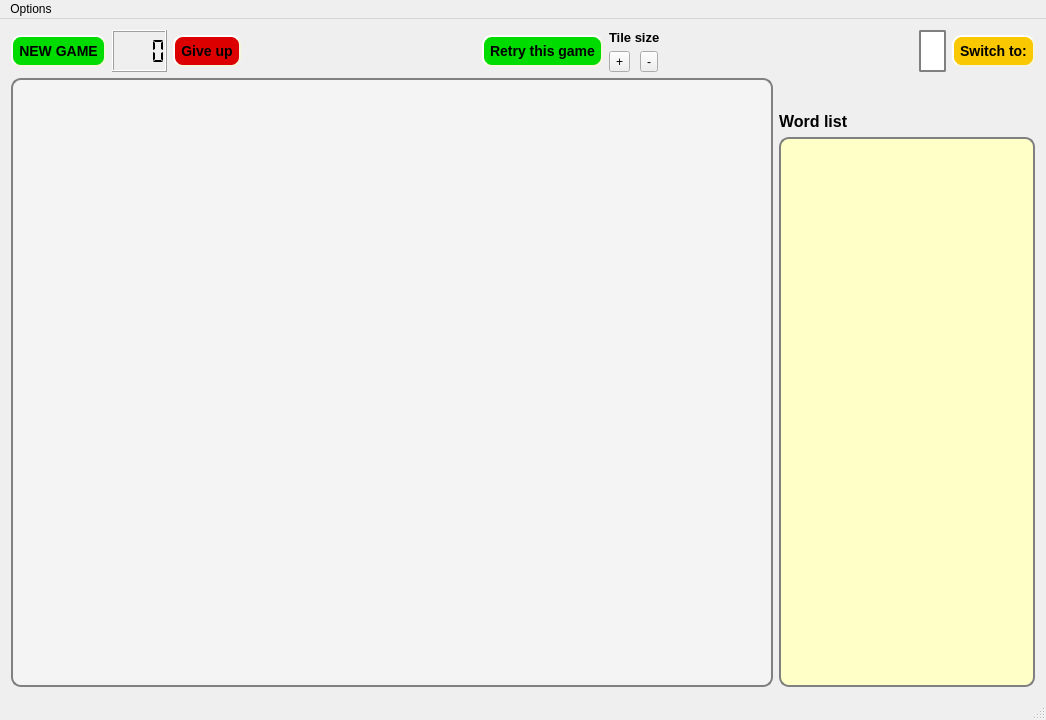
<?xml version="1.0" encoding="UTF-8"?>
<ui version="4.0">
 <class>MainWindowClass</class>
 <widget class="QMainWindow" name="MainWindowClass">
  <property name="geometry">
   <rect>
    <x>0</x>
    <y>0</y>
    <width>1046</width>
    <height>720</height>
   </rect>
  </property>
  <property name="windowTitle">
   <string>Edley's Wordgrids</string>
  </property>
  <widget class="QWidget" name="centralWidget">
   <layout class="QGridLayout" name="gridLayout_2">
    <item row="0" column="0" colspan="2">
     <layout class="QHBoxLayout" name="horizontalLayout">
      <item>
       <widget class="QPushButton" name="pushButtonNewGame">
        <property name="styleSheet">
         <string notr="true"> QPushButton {
     background-color: rgb(0, 220, 0);
     border-style: outset;
     border-width: 2px;
     border-radius: 10px;
     border-color: beige;
     font: bold 14px;
     min-width: 5em;
     padding: 6px;
 }
QPushButton:disabled{
	background-color: rgb(0, 100, 0);
	color: rgb(100, 100, 100);
}
 QPushButton:pressed {
     background-color: rgb(0, 150, 0);
     border-style: inset;
 } </string>
        </property>
        <property name="text">
         <string>NEW GAME</string>
        </property>
       </widget>
      </item>
      <item>
       <widget class="QLCDNumber" name="lcdNumber">
        <property name="numDigits">
         <number>4</number>
        </property>
        <property name="segmentStyle">
         <enum>QLCDNumber::Flat</enum>
        </property>
       </widget>
      </item>
      <item>
       <widget class="QPushButton" name="pushButtonGiveUp">
        <property name="styleSheet">
         <string notr="true"> QPushButton {
     background-color: rgb(220, 0, 0);
     border-style: outset;
     border-width: 2px;
     border-radius: 10px;
     border-color: beige;
     font: bold 14px;
     min-width: 5em;
     padding: 6px;
 }
QPushButton:disabled{
	background-color: rgb(50, 0, 0);
	color: rgb(100, 100, 100);
}
 QPushButton:pressed {
     background-color: rgb(100, 0, 0);
     border-style: inset;
 } </string>
        </property>
        <property name="text">
         <string>Give up</string>
        </property>
       </widget>
      </item>
      <item>
       <spacer name="horizontalSpacer_2">
        <property name="orientation">
         <enum>Qt::Horizontal</enum>
        </property>
        <property name="sizeHint" stdset="0">
         <size>
          <width>40</width>
          <height>20</height>
         </size>
        </property>
       </spacer>
      </item>
      <item>
       <widget class="QPushButton" name="pushButtonRetry">
        <property name="styleSheet">
         <string notr="true"> QPushButton {
     background-color: rgb(0, 220, 0);
     border-style: outset;
     border-width: 2px;
     border-radius: 10px;
     border-color: beige;
     font: bold 14px;
     min-width: 5em;
     padding: 6px;
 }
QPushButton:disabled{
	background-color: rgb(0, 100, 0);
	color: rgb(100, 100, 100);
}
 QPushButton:pressed {
     background-color: rgb(0, 150, 0);
     border-style: inset;
 } </string>
        </property>
        <property name="text">
         <string>Retry this game</string>
        </property>
       </widget>
      </item>
      <item>
       <layout class="QGridLayout" name="gridLayout">
        <item row="0" column="0" colspan="2">
         <widget class="QLabel" name="label_2">
          <property name="text">
           <string>&lt;!DOCTYPE HTML PUBLIC &quot;-//W3C//DTD HTML 4.0//EN&quot; &quot;http://www.w3.org/TR/REC-html40/strict.dtd&quot;&gt;
&lt;html&gt;&lt;head&gt;&lt;meta name=&quot;qrichtext&quot; content=&quot;1&quot; /&gt;&lt;style type=&quot;text/css&quot;&gt;
p, li { white-space: pre-wrap; }
&lt;/style&gt;&lt;/head&gt;&lt;body style=&quot; font-family:'MS Shell Dlg 2'; font-size:8.25pt; font-weight:400; font-style:normal;&quot;&gt;
&lt;p style=&quot; margin-top:0px; margin-bottom:0px; margin-left:0px; margin-right:0px; -qt-block-indent:0; text-indent:0px;&quot;&gt;&lt;span style=&quot; font-size:10pt; font-weight:600;&quot;&gt;Tile size&lt;/span&gt;&lt;/p&gt;&lt;/body&gt;&lt;/html&gt;</string>
          </property>
         </widget>
        </item>
        <item row="1" column="0">
         <widget class="QToolButton" name="toolButtonPlusSize">
          <property name="text">
           <string>+</string>
          </property>
         </widget>
        </item>
        <item row="1" column="1">
         <widget class="QToolButton" name="toolButtonMinusSize">
          <property name="text">
           <string>-</string>
          </property>
         </widget>
        </item>
       </layout>
      </item>
      <item>
       <spacer name="horizontalSpacer">
        <property name="orientation">
         <enum>Qt::Horizontal</enum>
        </property>
        <property name="sizeHint" stdset="0">
         <size>
          <width>253</width>
          <height>38</height>
         </size>
        </property>
       </spacer>
      </item>
      <item>
       <widget class="QLabel" name="labelCurrentGame">
        <property name="styleSheet">
         <string notr="true"> QLabel {
     border: 2px solid gray;
     border-radius: 2px;
     padding: 0 8px;
     background: white;
     selection-background-color: darkgray;
	font: bold 12px;
 }</string>
        </property>
        <property name="text">
         <string/>
        </property>
       </widget>
      </item>
      <item>
       <widget class="QPushButton" name="pushButtonSwitchGame">
        <property name="styleSheet">
         <string notr="true"> QPushButton {
     background-color: rgb(250,200, 0);
     border-style: outset;
     border-width: 2px;
     border-radius: 10px;
     border-color: beige;
     font: bold 14px;
     min-width: 5em;
     padding: 6px;
 }
QPushButton:disabled{
	background-color: rgb(50, 0, 0);
	color: rgb(100, 100, 100);
}
 QPushButton:pressed {
     background-color: rgb(100, 0, 0);
     border-style: inset;
 } </string>
        </property>
        <property name="text">
         <string>Switch to:</string>
        </property>
       </widget>
      </item>
     </layout>
    </item>
    <item row="1" column="0" rowspan="3">
     <widget class="WordgridsGraphicsView" name="graphicsView">
      <property name="sizePolicy">
       <sizepolicy hsizetype="Expanding" vsizetype="Expanding">
        <horstretch>1</horstretch>
        <verstretch>0</verstretch>
       </sizepolicy>
      </property>
      <property name="focusPolicy">
       <enum>Qt::ClickFocus</enum>
      </property>
      <property name="styleSheet">
       <string notr="true">QGraphicsView {
     border: 2px solid gray;
     border-radius: 10px;
	background-color: rgb(244, 244, 244);
}</string>
      </property>
     </widget>
    </item>
    <item row="1" column="1">
     <spacer name="verticalSpacer">
      <property name="orientation">
       <enum>Qt::Vertical</enum>
      </property>
      <property name="sizeHint" stdset="0">
       <size>
        <width>253</width>
        <height>28</height>
       </size>
      </property>
     </spacer>
    </item>
    <item row="2" column="1">
     <widget class="QLabel" name="label">
      <property name="text">
       <string>&lt;!DOCTYPE HTML PUBLIC &quot;-//W3C//DTD HTML 4.0//EN&quot; &quot;http://www.w3.org/TR/REC-html40/strict.dtd&quot;&gt;
&lt;html&gt;&lt;head&gt;&lt;meta name=&quot;qrichtext&quot; content=&quot;1&quot; /&gt;&lt;style type=&quot;text/css&quot;&gt;
p, li { white-space: pre-wrap; }
&lt;/style&gt;&lt;/head&gt;&lt;body style=&quot; font-family:'MS Shell Dlg 2'; font-size:8.25pt; font-weight:400; font-style:normal;&quot;&gt;
&lt;p style=&quot; margin-top:0px; margin-bottom:0px; margin-left:0px; margin-right:0px; -qt-block-indent:0; text-indent:0px;&quot;&gt;&lt;span style=&quot; font-size:12pt; font-weight:600;&quot;&gt;Word list&lt;/span&gt;&lt;/p&gt;&lt;/body&gt;&lt;/html&gt;</string>
      </property>
     </widget>
    </item>
    <item row="3" column="1">
     <widget class="QListWidget" name="listWidgetWordList">
      <property name="sizePolicy">
       <sizepolicy hsizetype="Expanding" vsizetype="Expanding">
        <horstretch>0</horstretch>
        <verstretch>1</verstretch>
       </sizepolicy>
      </property>
      <property name="minimumSize">
       <size>
        <width>0</width>
        <height>150</height>
       </size>
      </property>
      <property name="styleSheet">
       <string notr="true">QListWidget {
     border: 2px solid gray;
     border-radius: 10px;
	background-color: rgb(255, 255, 200);
	font: bold 16px;
}
</string>
      </property>
     </widget>
    </item>
   </layout>
  </widget>
  <widget class="QMenuBar" name="menuBar">
   <property name="geometry">
    <rect>
     <x>0</x>
     <y>0</y>
     <width>1046</width>
     <height>21</height>
    </rect>
   </property>
   <widget class="QMenu" name="menuLoad_board">
    <property name="title">
     <string>Options</string>
    </property>
    <addaction name="actionEdit_game_preferences"/>
    <addaction name="separator"/>
    <addaction name="actionLoad_board"/>
    <addaction name="actionSave_board"/>
   </widget>
   <addaction name="menuLoad_board"/>
  </widget>
  <widget class="QStatusBar" name="statusBar"/>
  <action name="actionLoad_board">
   <property name="text">
    <string>Load board</string>
   </property>
  </action>
  <action name="actionSave_board">
   <property name="text">
    <string>Save board</string>
   </property>
  </action>
  <action name="actionEdit_game_preferences">
   <property name="text">
    <string>Edit game preferences</string>
   </property>
  </action>
 </widget>
 <layoutdefault spacing="6" margin="11"/>
 <customwidgets>
  <customwidget>
   <class>WordgridsGraphicsView</class>
   <extends>QGraphicsView</extends>
   <header>wordgridsgraphicsview.h</header>
  </customwidget>
 </customwidgets>
 <resources/>
 <connections/>
</ui>
